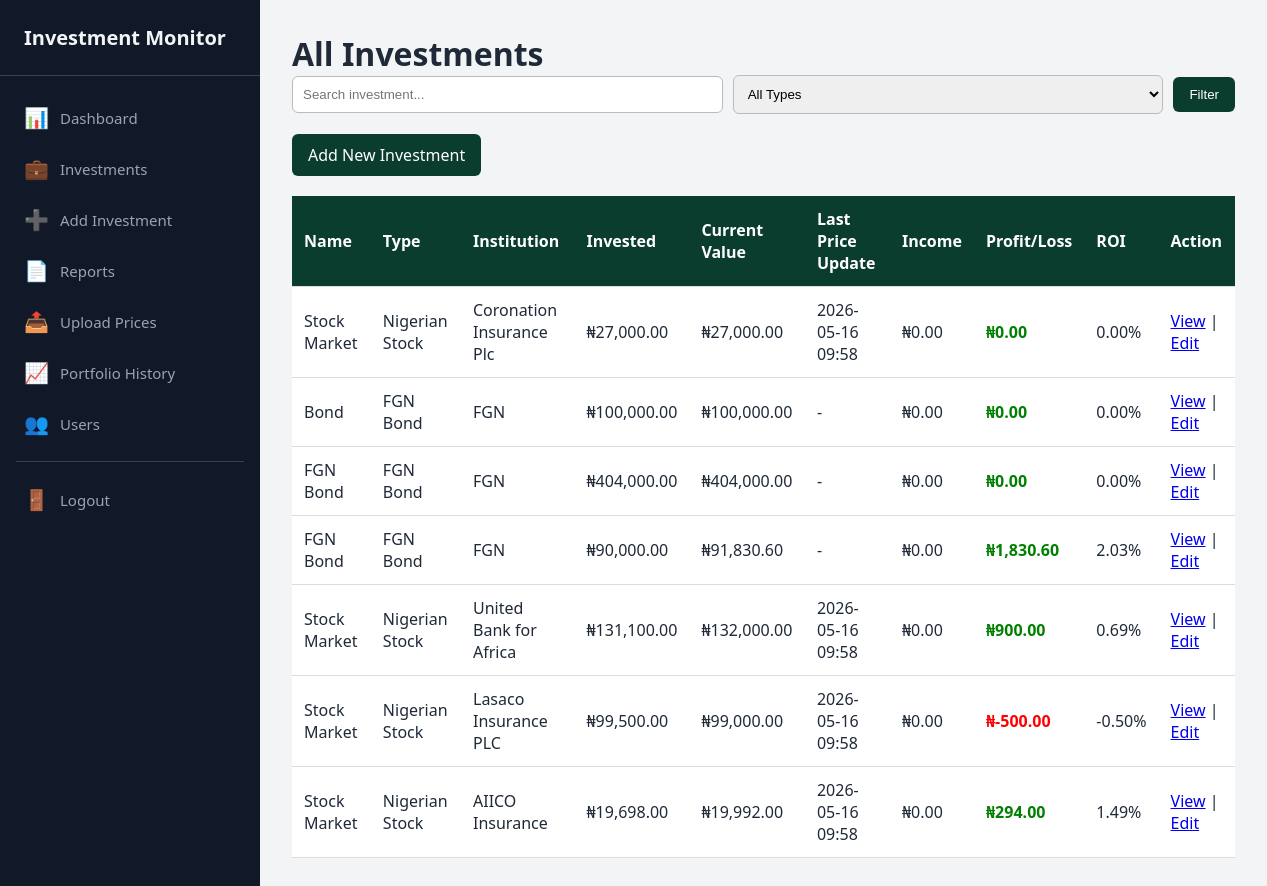
The app's page /investments/ (signed in) with its own data.
### models.py (models this page shows, shortened)
class Investment(db.Model):
    __tablename__ = "investments"
    id = db.Column(db.Integer, primary_key=True)
    user_id = db.Column(db.Integer, db.ForeignKey("users.id"), nullable=False)
    investment_name = db.Column(db.String(150), nullable=False)
    investment_type = db.Column(db.String(50), nullable=False)
    sector = db.Column(db.String(100), nullable=True)
    symbol = db.Column(db.String(30), nullable=True)
    institution = db.Column(db.String(150), nullable=True)
    purchase_date = db.Column(db.Date, nullable=False)
    maturity_date = db.Column(db.Date, nullable=True)
    units = db.Column(db.Float, default=0)
    purchase_price = db.Column(db.Float, default=0)
    current_price = db.Column(db.Float, default=0)
    principal_amount = db.Column(db.Float, nullable=False, default=0)
    current_value = db.Column(db.Float, nullable=False, default=0)
    interest_rate = db.Column(db.Float, default=0)
    coupon_frequency = db.Column(db.String(50), nullable=True)
    dividends_received = db.Column(db.Float, default=0)
    interest_received = db.Column(db.Float, default=0)
    last_price_update = db.Column(db.DateTime, nullable=True)
    notes = db.Column(db.Text, nullable=True)
    created_at = db.Column(db.DateTime, default=datetime.utcnow)
    dividends = db.relationship(
        "DividendHistory",
        backref="investment",
        lazy=True,
        cascade="all, delete-orphan"
    )
    coupons = db.relationship(
        "CouponSchedule",
        backref="investment",
        lazy=True,
        cascade="all, delete-orphan"
    )
    bond_yields = db.relationship(
        "BondYieldHistory",
        backref="investment",
        lazy=True,
        cascade="all, delete-orphan"
    )
    price_history = db.relationship(
        "PriceHistory",
        backref="investment",
        lazy=True,
        cascade="all, delete-orphan"
    )
    def calculate_current_value(self):
        if self.investment_type == "Nigerian Stock" and self.units and self.current_price:
            return self.units * self.current_price
        if self.investment_type == "Mutual Fund" and self.units and self.current_price:
            return self.units * self.current_price
        if self.current_value:
            return self.current_value
        return self.principal_amount
    def total_dividends(self):
        return sum(d.amount or 0 for d in self.dividends)
    def total_coupon_income(self):
        return sum(c.amount or 0 for c in self.coupons if c.status == "Paid")
    def total_income(self):
        return self.total_dividends() + self.total_coupon_income() + (self.interest_received or 0)
    def profit_or_loss(self):
        return self.calculate_current_value() + self.total_income() - self.principal_amount
    def roi_percentage(self):
        if not self.principal_amount:
            return 0
        return (self.profit_or_loss() / self.principal_amount) * 100

### investments/routes.py (the view)
@investment_bp.route("/")
@login_required
def list_investments():
    investment_type = request.args.get("type")
    search = request.args.get("q")
    query = Investment.query
    if current_user.role not in ["admin", "superadmin"]:
        query = query.filter_by(user_id=current_user.id)
    if investment_type:
        query = query.filter(Investment.investment_type == investment_type)
    if search:
        query = query.filter(Investment.investment_name.ilike(f"%{search}%"))
    investments = query.order_by(Investment.created_at.desc()).all()
    return render_template(
        "investments/list.html",
        investments=investments,
        investment_type=investment_type,
        search=search
    )

### models.py (called while the page is built)
@login_manager.user_loader
def load_user(user_id):
    return User.query.get(int(user_id))

### templates/investments/list.html (shortened to what this page needs)
{% extends "base.html" %}
{% block content %}
<h1>All Investments</h1>
<form method="GET" class="filter-form">
    <input type="text" name="q" placeholder="Search investment..." value="{{ search or '' }}">
    <select name="type">
        <option value="">All Types</option>
    </select>
    <button type="submit">Filter</button>
</form>
<a class="btn" href="{{ url_for('investments.add_investment') }}">Add New Investment</a>
<table>
    <thead>
        <tr>
            <th>Name</th>
            <th>Type</th>
            <th>Institution</th>
            <th>Invested</th>
            <th>Current Value</th>
            <th>Last Price Update</th>
            <th>Income</th>
            <th>Profit/Loss</th>
            <th>ROI</th>
            <th>Action</th>
        </tr>
    </thead>
    <tbody>
        {% for investment in investments %}
        <tr>
            <td>{{ investment.investment_name }}</td>
            <td>{{ investment.investment_type }}</td>
            <td>{{ investment.institution or '-' }}</td>
            <td>₦{{ "{:,.2f}".format(investment.principal_amount) }}</td>
            <td>₦{{ "{:,.2f}".format(investment.calculate_current_value()) }}</td>
            <td>
                {% if investment.last_price_update %}
                    {{ investment.last_price_update.strftime('%Y-%m-%d %H:%M') }}
                {% else %}
                    -
                {% endif %}
            </td>
            <td>₦{{ "{:,.2f}".format(investment.total_income()) }}</td>
            <td class="{% if investment.profit_or_loss() >= 0 %}profit{% else %}loss{% endif %}">
                ₦{{ "{:,.2f}".format(investment.profit_or_loss()) }}
            </td>
            <td>{{ "{:.2f}".format(investment.roi_percentage()) }}%</td>
            <td>
                <a href="{{ url_for('investments.detail', id=investment.id) }}">View</a> |
                <a href="{{ url_for('investments.edit', id=investment.id) }}">Edit</a>
            </td>
        </tr>
        {% else %}
        <tr>
            <td colspan="9">No investment found.</td>
        </tr>
        {% endfor %}
    </tbody>
</table>
{% endblock %}

### templates/base.html (shortened to what this page needs)
<!DOCTYPE html>
<html>
<head>
    <link rel="stylesheet" href="{{ url_for('static', filename='css/style.css') }}">
</head>
<body>
<div class="app-layout">
    <aside class="sidebar">
        <div class="sidebar-brand">
            <a href="{{ url_for('dashboard') }}">Investment Monitor</a>
        </div>
        <nav class="sidebar-nav">
            {% if current_user.is_authenticated %}
                <a href="{{ url_for('dashboard') }}" class="nav-item">
                    <span class="nav-icon">📊</span>
                    <span class="nav-label">Dashboard</span>
                </a>
                <a href="{{ url_for('investments.list_investments') }}" class="nav-item">
                    <span class="nav-icon">💼</span>
                    <span class="nav-label">Investments</span>
                </a>
                <a href="{{ url_for('investments.add_investment') }}" class="nav-item">
                    <span class="nav-icon">➕</span>
                    <span class="nav-label">Add Investment</span>
                </a>
                <a href="{{ url_for('reports.monthly_report') }}" class="nav-item">
                    <span class="nav-icon">📄</span>
                    <span class="nav-label">Reports</span>
                </a>
                <a href="{{ url_for('market.upload_prices') }}" class="nav-item">
                    <span class="nav-icon">📤</span>
                    <span class="nav-label">Upload Prices</span>
                </a>
                <a href="{{ url_for('reports.portfolio_history') }}" class="nav-item">
                    <span class="nav-icon">📈</span>
                    <span class="nav-label">Portfolio History</span>
                </a>
                {% if current_user.role == 'superadmin' %}
                    <a href="{{ url_for('auth.users') }}" class="nav-item">
                        <span class="nav-icon">👥</span>
                        <span class="nav-label">Users</span>
                    </a>
                {% endif %}
                <div class="sidebar-divider"></div>
                <a href="{{ url_for('auth.logout') }}" class="nav-item nav-item--danger">
                    <span class="nav-icon">🚪</span>
                    <span class="nav-label">Logout</span>
                </a>
            {% endif %}
        </nav>
    </aside>
    <main class="main-content">
        {% block content %}{% endblock %}
    </main>
</div>
</body>
</html>

### static/css/style.css (style rules this page uses)
* { box-sizing: border-box; }
body { margin: 0; font-family: Arial, sans-serif; background: #f4f6f8; color: #222; }
*, *::before, *::after { box-sizing: border-box; margin: 0; padding: 0; }
html, body { height: 100%; font-family: 'Segoe UI', system-ui, -apple-system, sans-serif; background-color: #f3f4f6; color: #1f2937; }
.app-layout { display: flex; min-height: 100vh; }
.sidebar { width: 260px; background-color: #111827; color: #f3f4f6; display: flex; flex-direction: column; position: fixed; left: 0; top: 0; bottom: 0; z-index: 100; overflow-y: auto; transition: width 0.3s ease; }
.sidebar-brand { padding: 1.5rem; border-bottom: 1px solid #374151; }
.sidebar-brand a { color: #f3f4f6; text-decoration: none; font-size: 1.25rem; font-weight: 700; display: block; }
.sidebar-nav { display: flex; flex-direction: column; padding: 1rem 0; flex: 1; }
.nav-item { display: flex; align-items: center; padding: 0.75rem 1.5rem; color: #9ca3af; text-decoration: none; transition: all 0.2s ease; gap: 0.75rem; }
.nav-icon { font-size: 1.25rem; width: 24px; text-align: center; flex-shrink: 0; }
.nav-label { font-size: 0.9375rem; font-weight: 500; white-space: nowrap; }
.sidebar-divider { height: 1px; background-color: #374151; margin: 0.75rem 1rem; }
.main-content { flex: 1; margin-left: 260px; padding: 2rem; min-height: 100vh; }
.profit { color: green; font-weight: bold; }
.loss { color: red; font-weight: bold; }
table { width: 100%; border-collapse: collapse; background: #fff; margin-top: 20px; }
table th, table td { padding: 12px; border-bottom: 1px solid #ddd; text-align: left; }
table th { background: #0b3d2e; color: #fff; }
form input, form select, form textarea { width: 100%; padding: 10px; border: 1px solid #bbb; border-radius: 6px; margin-bottom: 15px; }
button, .btn { display: inline-block; background: #0b3d2e; color: #fff; padding: 10px 16px; border: none; border-radius: 6px; text-decoration: none; cursor: pointer; }
.filter-form { display: flex; gap: 10px; align-items: center; margin-bottom: 20px; }
.filter-form input, .filter-form select { margin-bottom: 0; }

### records on screen
Investment: investment_name "Stock Market", investment_type "Nigerian Stock", institution "Coronation Insurance Plc", principal_amount "27,000.00", calculate_current_value "27,000.00", last_price_update "2026-05-16 09:58", total_income "0.00", profit_or_loss "0.00", roi_percentage "0.00"
Investment: investment_name "Bond", investment_type "FGN Bond", institution "FGN", principal_amount "100,000.00", calculate_current_value "100,000.00", total_income "0.00", profit_or_loss "0.00", roi_percentage "0.00"
Investment: investment_name "FGN Bond", investment_type "FGN Bond", institution "FGN", principal_amount "404,000.00", calculate_current_value "404,000.00", total_income "0.00", profit_or_loss "0.00", roi_percentage "0.00"
Investment: investment_name "FGN Bond", investment_type "FGN Bond", institution "FGN", principal_amount "90,000.00", calculate_current_value "91,830.60", total_income "0.00", profit_or_loss "1,830.60", roi_percentage "2.03"
Investment: investment_name "Stock Market", investment_type "Nigerian Stock", institution "United Bank for Africa", principal_amount "131,100.00", calculate_current_value "132,000.00", last_price_update "2026-05-16 09:58", total_income "0.00", profit_or_loss "900.00", roi_percentage "0.69"
Investment: investment_name "Stock Market", investment_type "Nigerian Stock", institution "Lasaco Insurance PLC", principal_amount "99,500.00", calculate_current_value "99,000.00", last_price_update "2026-05-16 09:58", total_income "0.00", profit_or_loss "-500.00", roi_percentage "-0.50"
Investment: investment_name "Stock Market", investment_type "Nigerian Stock", institution "AIICO Insurance", principal_amount "19,698.00", calculate_current_value "19,992.00", last_price_update "2026-05-16 09:58", total_income "0.00", profit_or_loss "294.00", roi_percentage "1.49"
